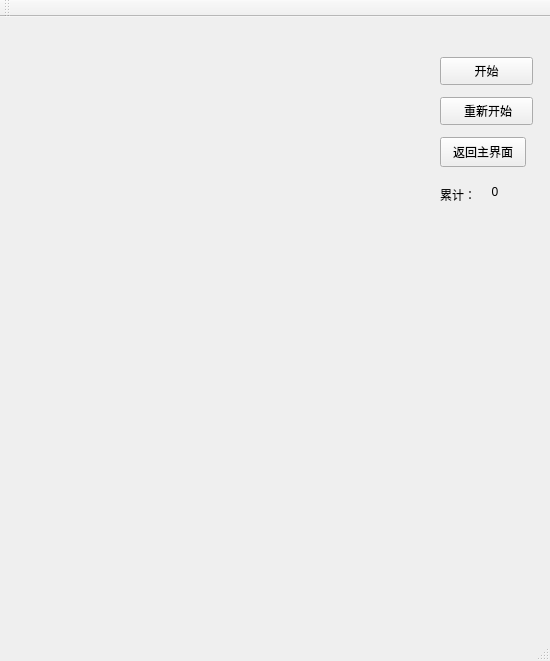
<?xml version="1.0" encoding="UTF-8"?>
<ui version="4.0">
 <class>MainWindow</class>
 <widget class="QMainWindow" name="MainWindow">
  <property name="geometry">
   <rect>
    <x>0</x>
    <y>0</y>
    <width>550</width>
    <height>661</height>
   </rect>
  </property>
  <property name="windowTitle">
   <string>MainWindow</string>
  </property>
  <widget class="QWidget" name="centralWidget">
   <widget class="TestWidget" name="widget" native="true">
    <property name="geometry">
     <rect>
      <x>30</x>
      <y>-10</y>
      <width>400</width>
      <height>600</height>
     </rect>
    </property>
    <property name="focusPolicy">
     <enum>Qt::ClickFocus</enum>
    </property>
   </widget>
   <widget class="QLabel" name="label">
    <property name="geometry">
     <rect>
      <x>450</x>
      <y>160</y>
      <width>90</width>
      <height>30</height>
     </rect>
    </property>
    <property name="minimumSize">
     <size>
      <width>90</width>
      <height>30</height>
     </size>
    </property>
    <property name="text">
     <string>0</string>
    </property>
    <property name="alignment">
     <set>Qt::AlignCenter</set>
    </property>
   </widget>
   <widget class="QLabel" name="label_2">
    <property name="geometry">
     <rect>
      <x>440</x>
      <y>170</y>
      <width>72</width>
      <height>15</height>
     </rect>
    </property>
    <property name="text">
     <string>累计：</string>
    </property>
   </widget>
   <widget class="QPushButton" name="pushButton">
    <property name="geometry">
     <rect>
      <x>440</x>
      <y>40</y>
      <width>93</width>
      <height>28</height>
     </rect>
    </property>
    <property name="text">
     <string>开始</string>
    </property>
   </widget>
   <widget class="QPushButton" name="pushButton_2">
    <property name="geometry">
     <rect>
      <x>440</x>
      <y>80</y>
      <width>93</width>
      <height>28</height>
     </rect>
    </property>
    <property name="text">
     <string> 重新开始</string>
    </property>
   </widget>
   <widget class="QPushButton" name="pushButton_3">
    <property name="enabled">
     <bool>true</bool>
    </property>
    <property name="geometry">
     <rect>
      <x>440</x>
      <y>120</y>
      <width>86</width>
      <height>30</height>
     </rect>
    </property>
    <property name="text">
     <string>返回主界面</string>
    </property>
   </widget>
  </widget>
  <widget class="QMenuBar" name="menuBar">
   <property name="geometry">
    <rect>
     <x>0</x>
     <y>0</y>
     <width>550</width>
     <height>24</height>
    </rect>
   </property>
  </widget>
  <widget class="QToolBar" name="mainToolBar">
   <attribute name="toolBarArea">
    <enum>TopToolBarArea</enum>
   </attribute>
   <attribute name="toolBarBreak">
    <bool>false</bool>
   </attribute>
  </widget>
  <widget class="QStatusBar" name="statusBar"/>
 </widget>
 <layoutdefault spacing="6" margin="11"/>
 <customwidgets>
  <customwidget>
   <class>TestWidget</class>
   <extends>QWidget</extends>
   <header location="global">testwidget.h</header>
   <container>1</container>
  </customwidget>
 </customwidgets>
 <resources/>
 <connections/>
</ui>
